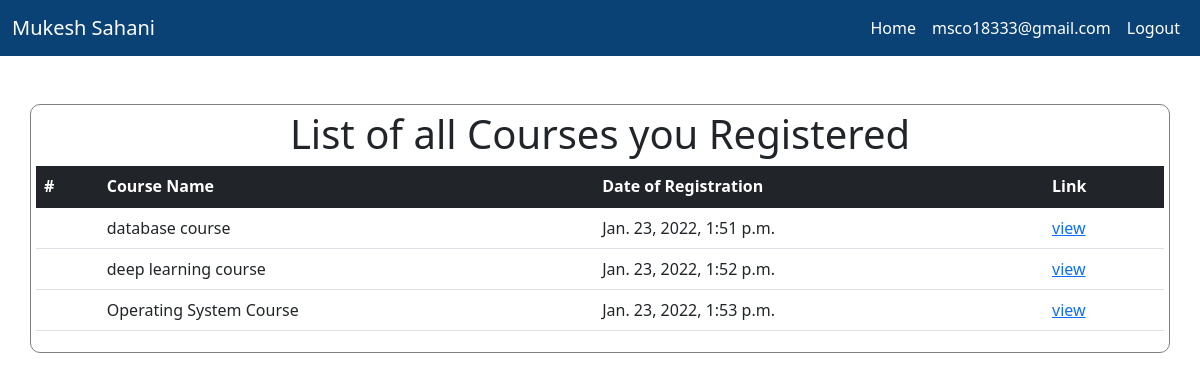
Screenshot of /course/viewlist/ (signed in) with the database file from the repository.
### user/models.py (models this page shows)
class profile(models.Model):
    user = models.OneToOneField(User,on_delete=models.CASCADE, related_name='profile')
    firstname=models.CharField(max_length=30,null=True)
    lastname=models.CharField(max_length=30,null=True)
    organisation = models.CharField(max_length=30,choices=[("Profesor", "Profesor"), ("Student", "Student")])
    semester = models.CharField(max_length=1,choices=[('1','1'),('2','2'),('3','3'),('4','4'),('5','5'),('6','6'),('7','7'),('8',
    '8')],null=True)
    passout_year=models.IntegerField(null=True)
    placement_year=models.IntegerField(null=True)
    branch=models.CharField(max_length=30,choices=[("CSE", "CSE"), ("CIVIL", "CIVIL"),("ECE", "ECE"),("MECH", "MECH")],null=True)

### course_system/models.py (models this page shows)
class CourseData(models.Model):
    course_id = models.AutoField(primary_key=True)
    course_name = models.CharField(max_length=255, blank=True)
    course_json_file = models.FileField(upload_to='documents/')
    uploaded_at = models.DateTimeField(auto_now_add=True)
    def __str__(self):
        return self.course_name

### course_system/views.py (the view)
# urls.py: path('viewlist/', views.show_register_course, name = "ShowCourse"),
@login_required
def show_register_course(request):
    context = {}
    if request.user.profile.organisation == "Profesor":
        course_data = CourseRegisterBy.objects.filter(user_id = request.user.profile)
        print(course_data)
        print(MEDIA_ROOT)
        print(MEDIA_URL)
        print(MEDIA_ROOT+MEDIA_URL)
        course_data_list = []
        for course_d in course_data:
            print(course_d.course_id)
            course_data_list.append(course_d.course_id)
    else:
        course_data_list = CourseData.objects.all() # get all course for students.
    print(course_data_list)
    for course in course_data_list:
        try:
            json_object = get_json_object(course.course_json_file)
            print("-------------------")
            print(json_object)
            print("--------------------")
        except Exception as e:
            print("File is not Json")
    context['course_data'] = course_data_list
    return render(request, 'course_system/course_list_view.html', context)

### course_system/utils.py (called while the page is built)
def get_json_object(json_filename):
    try:
        print(MEDIA_ROOT + "/" + str(json_filename))
        course_json_file = open(MEDIA_ROOT + "/" + str(json_filename))
        course_json_object = json.loads(course_json_file.read())
        course_json_file.close()
        return course_json_object
    except Exception as e:
        return None

### course_system/templates/course_system/course_list_view.html (shortened to what this page needs)
{% extends 'course.basic.html' %}
{% block body %}
    <br />
    <br />
    <div class="container" style="border: 1px solid gray;padding: 5px;border-radius:10px;">
        <center class="h1">
            List of all Courses you Registered
        </center>
        <table class="table">
            <thead class="table-dark">
                <tr>
                    <th scope="col">#</th>
                    <th scope="col">Course Name</th>
                    <th scope="col">Date of Registration</th>
                    <th scope="col">Link</th>
                </tr>
            </thead>
            <tbody>
                {% for course in course_data %}
                    <tr>
                        <th scope="row">
                        </th>
                        <td>
                            {{ course.course_name }}
                        </td>
                        <td>
                            {{ course.uploaded_at }}
                        </td>
                        <td>
                            <a href="/course/courseview/{{ course.course_id }}">view</a>
                        </td>
                    </tr>
                {% endfor %}
            </tbody>
        </table>
    </div>
{% endblock %}

### course_system/templates/course.basic.html (shortened to what this page needs)
{% load static %}
<!doctype html>
<html lang="en">
  <head>
    <link href="https://cdn.jsdelivr.net/npm/bootstrap@5.1.3/dist/css/bootstrap.min.css" rel="stylesheet">
  </head>
  <body class="bg-ligth">
    <nav class="navbar navbar-expand-lg navbar-dark" style="background-color: #0a4275;">
      <div class="container-fluid">
        <a class="navbar-brand" href="#">{{ request.user.profile.firstname }} {{ request.user.profile.lastname }}</a>
        <div style="justify-content: flex-end;" class="collapse navbar-collapse" id="navbarColor01">
          <ul class="navbar-nav mb-2 mb-lg-0">
            <li class="nav-item">
              <a class="nav-link active" aria-current="page" href="{% url 'home_page' %}">Home</a>
            </li>
            <li class="nav-item">
              <a class="nav-link active" href="#">{{ request.user.username }}</a>
            </li>
            <li class="nav-item">
              <a class="nav-link active" href="{% url 'Logout' %}">Logout</a>
            </li>
          </ul>
        </div>
      </div>
    </nav>
    {% block body %}
    {% endblock %}
  </body>
</html>

### rows the page displays
CourseData: course_name "database course", uploaded_at "Jan. 23, 2022, 1:51 p.m."
CourseData: course_name "deep learning course", uploaded_at "Jan. 23, 2022, 1:52 p.m."
CourseData: course_name "Operating System Course", uploaded_at "Jan. 23, 2022, 1:53 p.m."

### other values shown
{{ request.user.profile.firstname }} "Mukesh"
{{ request.user.profile.lastname }} "Sahani"
{{ request.user.username }} "msco18333@gmail.com"
